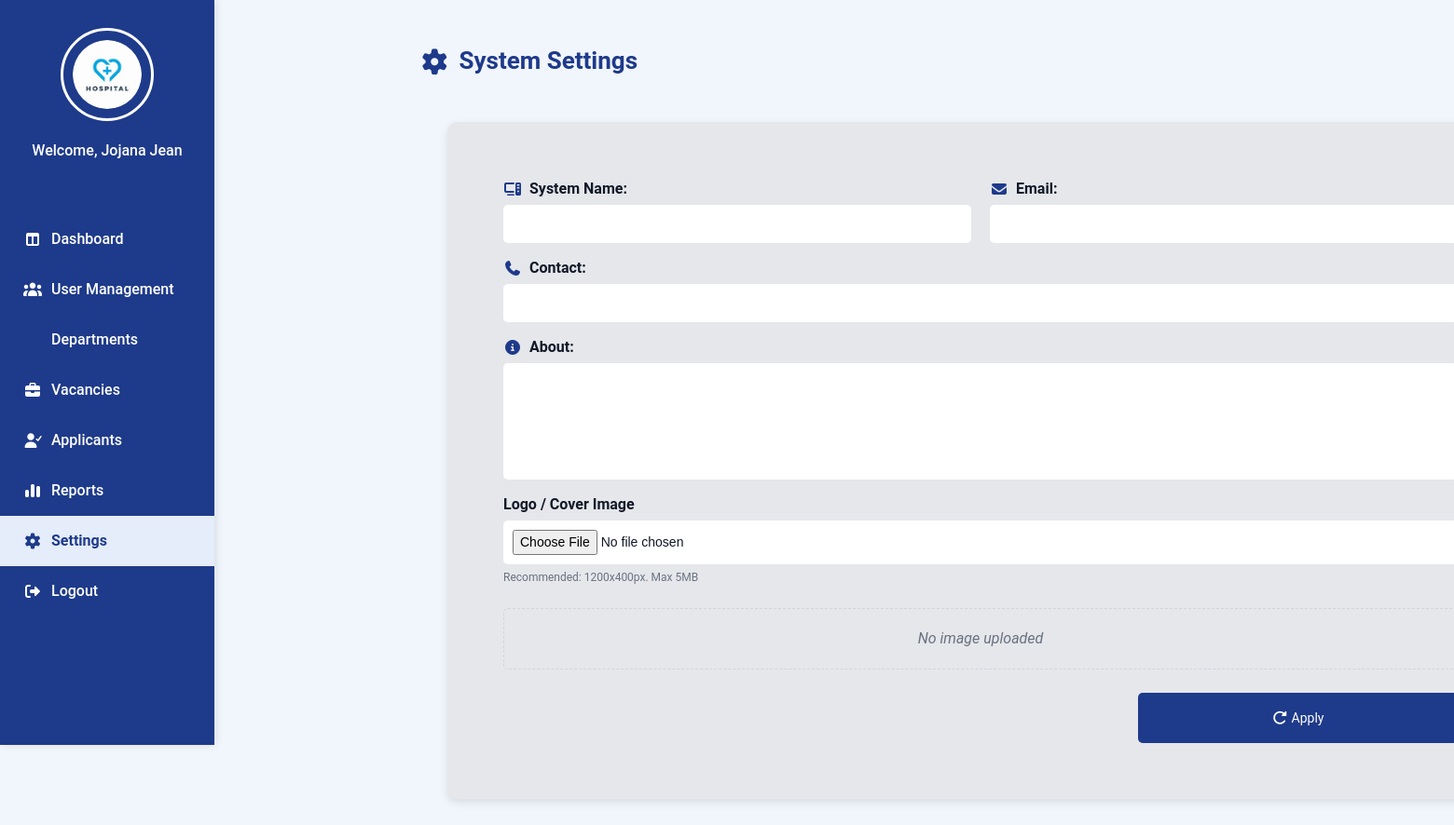
Before: /Admin-Settings.php with the older database file.
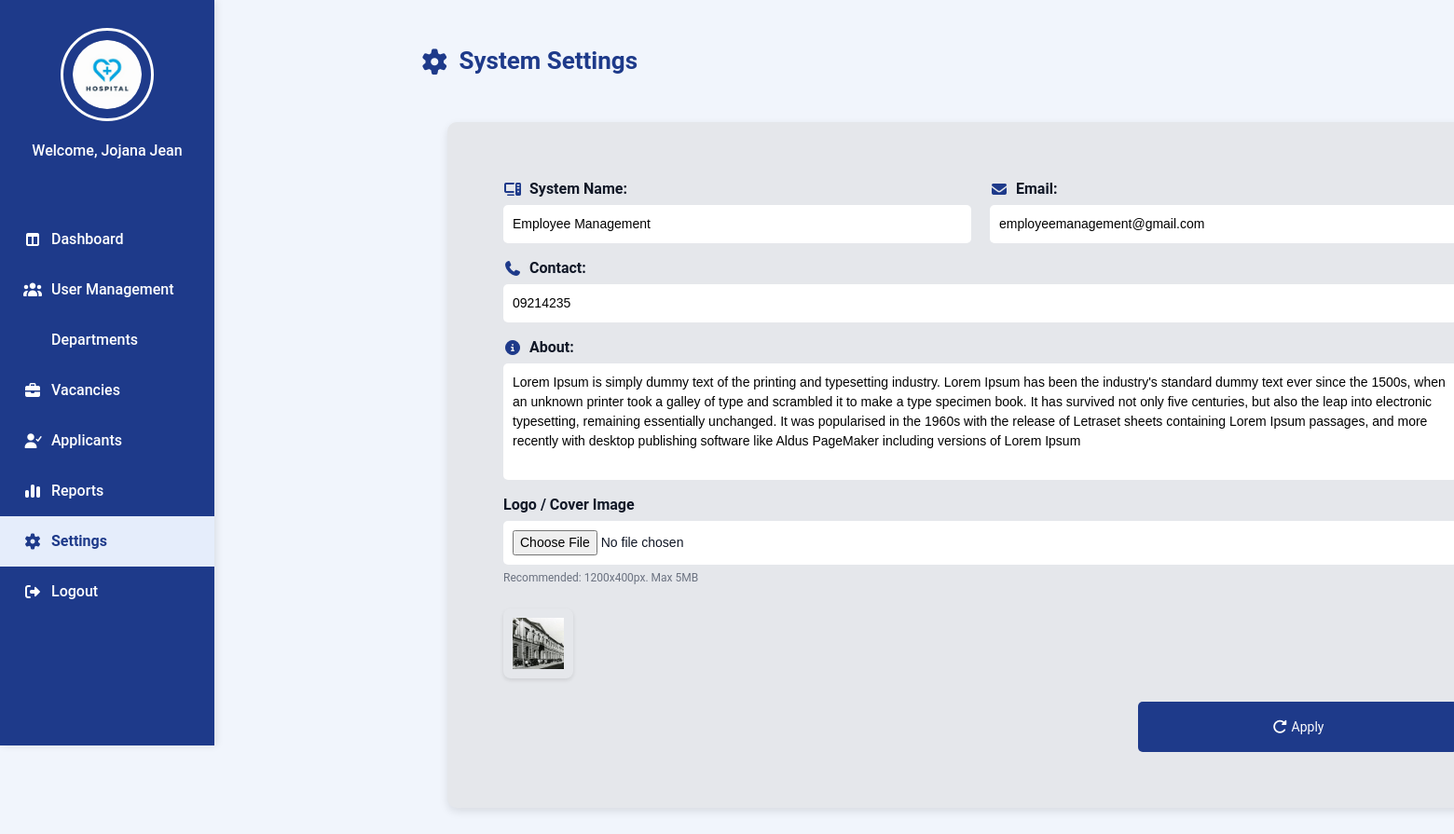
After: the same page with the newer database file.
### tables this page shows
CREATE TABLE `system_settings` (
  `system_id` int(11) NOT NULL,
  `system_name` varchar(150) NOT NULL,
  `email` varchar(100) NOT NULL,
  `contact` varchar(50) DEFAULT NULL,
  `about` text DEFAULT NULL,
  `cover_image` varchar(255) DEFAULT NULL
);

### Admin-Settings.php (the view, shortened to what this page needs)
<?php
require 'admin/db.connect.php';
$systemName = "";
$email = "";
$contact = "";
$aboutContent = "";
$coverImg = "";
$adminQuery = $conn->query("SELECT fullname FROM user WHERE role = 'Admin' LIMIT 1");
if ($adminQuery && $row = $adminQuery->fetch_assoc()) {
    $adminname = $row['fullname'];
}
$settingsQuery = $conn->query("SELECT * FROM system_settings LIMIT 1");
$settings = $settingsQuery ? $settingsQuery->fetch_assoc() : null;
if ($settings) {
    $systemName = $settings['system_name'];
    $email = $settings['email'];
    $contact = $settings['contact'];
    $aboutContent = $settings['about'];
    $coverImg = $settings['cover_image'];
}
?>
<!DOCTYPE html>
<html lang="en">
<head>
    <link rel="stylesheet" href="admin-sidebar.css">
    <link rel="stylesheet" href="https://cdnjs.cloudflare.com/ajax/libs/font-awesome/7.0.1/css/all.min.css">
    <link rel="stylesheet" href="https://cdn.jsdelivr.net/npm/bootstrap@5.3.3/dist/css/bootstrap.min.css">
</head>
<body class="admin-dashboard">
    <div class="sidebar">
        <div class="sidebar-logo">
            <img src="Images/hospitallogo.png" alt="Hospital Logo">
        </div>
        <div class="sidebar-name">
            <p><?php echo "Welcome, $adminname"; ?></p>
        </div>
        <ul class="nav flex-column">
         <li><a href="Admin_Dashboard.php"><i class="fa-solid fa-table-columns"></i> Dashboard</a></li>
            <li><a href="Admin_UserManagement.php"><i class="fa-solid fa-users"></i> User Management</a></li>
             <li><a href="Admin_Departments.php"><i class="fa-building-columns"></i> Departments</a></li>
            <li><a href="Admin_Vacancies.php"><i class="fa-solid fa-briefcase"></i> Vacancies</a></li>
            <li><a href="Admin-Applicants.php"><i class="fa-solid fa-user-check"></i> Applicants</a></li>
            <li><a href="Admin_Reports.php"><i class="fa-solid fa-chart-simple"></i> Reports</a></li>
            <li  class="active"><a href="Admin-Settings.php"><i class="fa-solid fa-gear"></i> Settings</a></li>
            <li><a href="Login.php"><i class="fa-solid fa-right-from-bracket"></i> Logout</a></li>
        </ul>
    </div>
    <div class="main-content">
        <h2><i class="fa-solid fa-gear"></i> System Settings</h2>
        <div class="settings-container">
            <form action="" method="POST" enctype="multipart/form-data">
                <div class="form-row">
                    <div class="form-group">
                        <label><i class="fa-solid fa-computer"></i> System Name:</label>
                        <input type="text" name="systemName" value="<?= htmlspecialchars($systemName) ?>">
                    </div>
                    <div class="form-group">
                        <label><i class="fa-solid fa-envelope"></i> Email:</label>
                        <input type="email" name="email" value="<?= htmlspecialchars($email) ?>">
                    </div>
                </div>
                <div class="form-group">
                    <label><i class="fa-solid fa-phone"></i> Contact:</label>
                    <input type="text" name="contact" value="<?= htmlspecialchars($contact) ?>">
                </div>
                <div class="form-group">
                    <label><i class="fa-solid fa-circle-info"></i> About:</label>
                    <textarea name="aboutContent" rows="5"><?= htmlspecialchars($aboutContent) ?></textarea>
                </div>
                <div class="form-group">
                    <label>Logo / Cover Image</label>
                    <input type="file" name="imageUpload" accept="image/*" id="imageUpload">
                    <p class="file-hint">Recommended: 1200x400px. Max 5MB</p>
                    <div class="preview-image mt-2" id="previewContainer">
                        <?php if (!empty($coverImg)): ?>
                            <img src="<?php echo htmlspecialchars($coverImg); ?>" alt="Cover Image" id="previewImg">
                        <?php else: ?>
                            <div class="no-image" id="noImage">No image uploaded</div>
                        <?php endif; ?>
                    </div>
                </div>
                <div class="form-actions">
                    <button type="submit"><i class="fa-solid fa-rotate-right"></i> Apply</button>
                </div>
            </form>
        </div>
    </div>
</body>
</html>

Changed rows visible on the page:
added system_settings: systemName "Employee Management", email "employeemanagement@gmail.com", contact "09214235", aboutContent "Lorem Ipsum is simply dummy text of the printing and typesetting industry. Lorem Ipsum has been the industry's standard dummy text ever since the 1500s, when an unknown printer took a galley of type and scrambled it to make a type specimen book. It has survived not only five centuries, but also the leap into electronic typesetting, remaining essentially unchanged. It was popularised in the 1960s with the release of Letraset sheets containing Lorem Ipsum passages, and more recently with desktop publishing software like Aldus PageMaker including versions of Lorem Ipsum", cover_image (picture)
Other visible differences:
text no longer shown: "No image uploaded"
